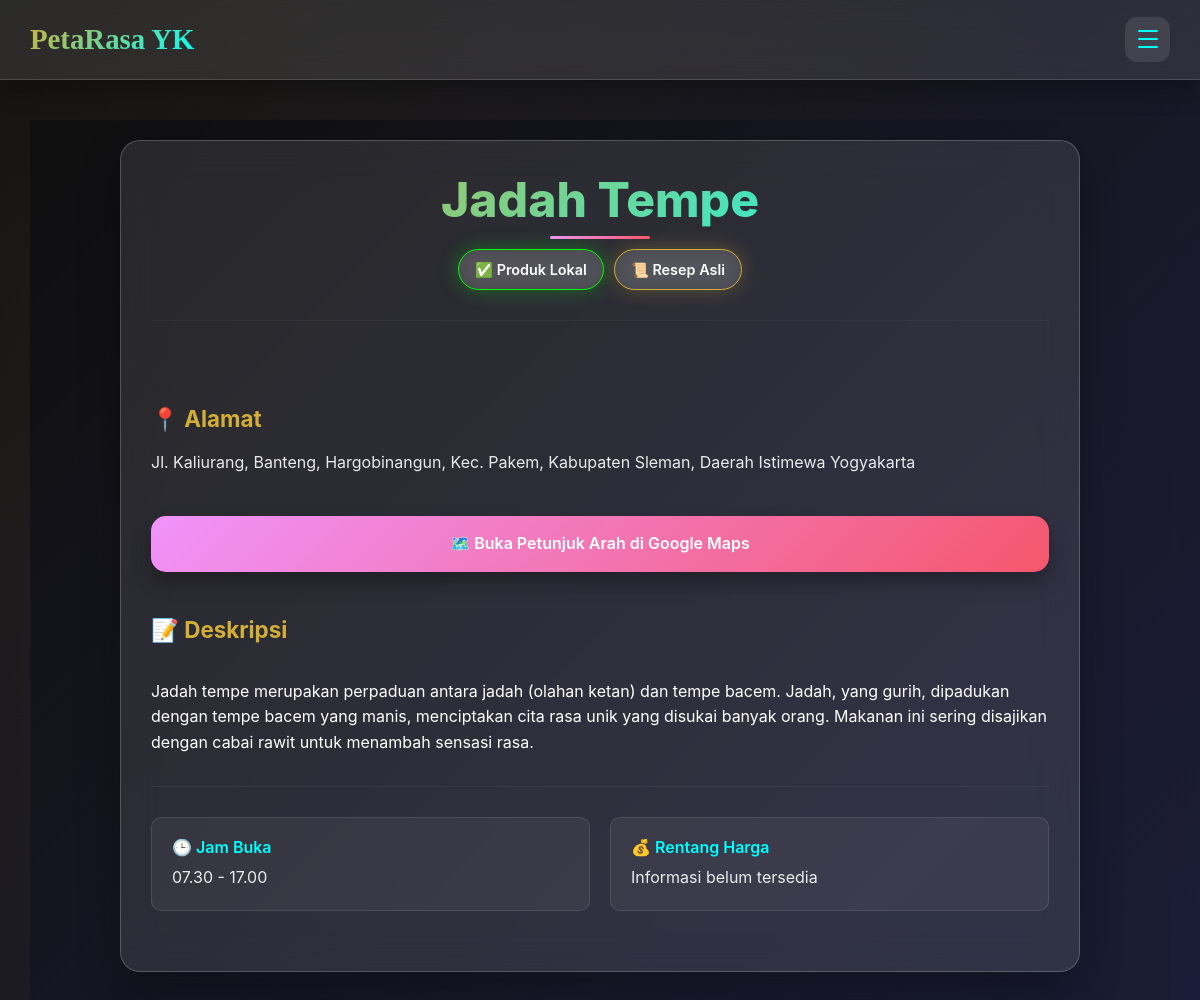
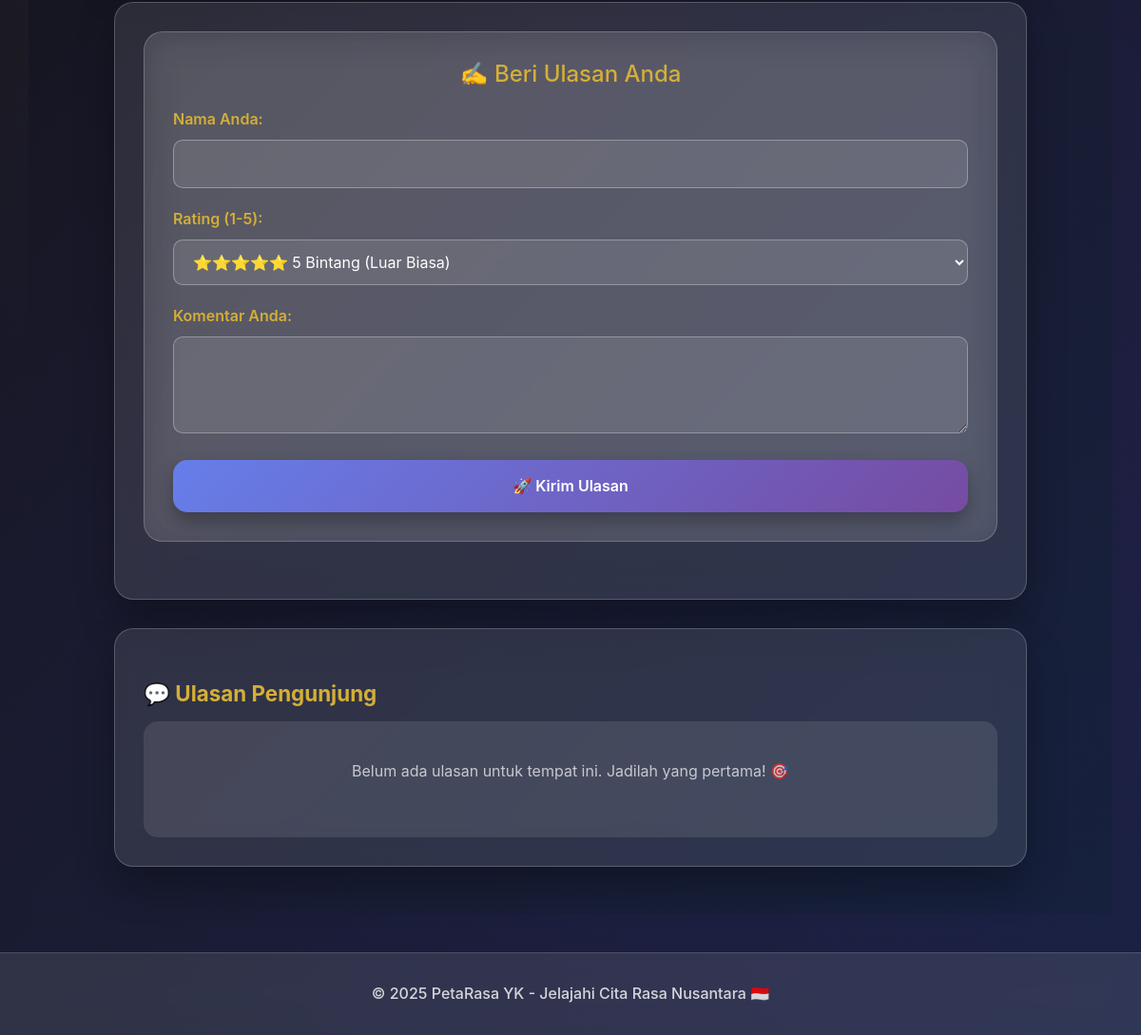
The app's page /lokasi/8/ with its own data (2 pictures, top to bottom).
### kuliner/models.py (models this page shows, shortened)
class LokasiKuliner(models.Model):
    AREA_CHOICES = [
        ('KOTA', 'Kota Yogyakarta'),
        ('SLEMAN', 'Sleman'),
        ('BANTUL', 'Bantul'),
        ('KULONPROGO', 'Kulon Progo'),
        ('GUNUNGKIDUL', 'Gunungkidul'),
    ]
    nama = models.CharField(max_length=100)
    alamat = models.TextField()
    deskripsi = models.TextField()
    latitude = models.FloatField()
    longitude = models.FloatField()
    is_produk_lokal = models.BooleanField(default=False, verbose_name="Label Produk Lokal")
    is_resep_asli = models.BooleanField(default=False, verbose_name="Label Resep Asli")
    foto_utama = models.ImageField(upload_to='lokasi_kuliner/', blank=True, null=True)
    area = models.CharField(max_length=50, choices=AREA_CHOICES, blank=True)
    jam_buka = models.CharField(max_length=100, blank=True)
    rentang_harga = models.CharField(max_length=100, blank=True)

### kuliner/views.py (the view)
# urls.py: path('lokasi/<int:pk>/', views.detail_lokasi, name='detail-lokasi'),
def detail_lokasi(request, pk):
    lokasi = get_object_or_404(LokasiKuliner, pk=pk)
    lokasi.latitude_str = str(lokasi.latitude)
    lokasi.longitude_str = str(lokasi.longitude)
    context = {
        'lokasi': lokasi,
        'active_page': 'peta'
    }
    return render(request, 'kuliner/detail_lokasi.html', context)

### kuliner/templates/kuliner/detail_lokasi.html (shortened to what this page needs)
{% extends "kuliner/base.html" %}
{% block content %}
<div class="modern-container">
    <div class="modern-row">
        <div class="futuristic-card fade-in">
            <h1 class="hero-title">{{ lokasi.nama }}</h1>
            <div class="modern-badges">
                {% if lokasi.is_produk_lokal %}
                    <span class="neon-badge success">✅ Produk Lokal</span>
                {% endif %}
                {% if lokasi.is_resep_asli %}
                    <span class="neon-badge warning">📜 Resep Asli</span>
                {% endif %}
            </div>
            <hr style="border-color: rgba(255, 255, 255, 0.2); margin: 30px 0;">
            <h5 class="section-header">📍 Alamat</h5>
            <p class="content-text">{{ lokasi.alamat }}</p>
            <a href="https://www.google.com/maps/dir/?api=1&destination={{ lokasi.latitude_str }},{{ lokasi.longitude_str }}"
            class="cyber-button"
            target="_blank"
            rel="noopener noreferrer">
                🗺️ Buka Petunjuk Arah di Google Maps
            </a>
            <h5 class="section-header">📝 Deskripsi</h5>
            <p class="content-text">{{ lokasi.deskripsi|linebreaks }}</p>
            <hr style="border-color: rgba(255, 255, 255, 0.2); margin: 30px 0;">
            <div class="info-matrix">
                <div class="info-cell">
                    <h6>🕒 Jam Buka</h6>
                    <p>{{ lokasi.jam_buka|default:"Informasi belum tersedia" }}</p>
                </div>
                <div class="info-cell">
                    <h6>💰 Rentang Harga</h6>
                    <p>{{ lokasi.rentang_harga|default:"Informasi belum tersedia" }}</p>
                </div>
            </div>
        </div>
        <div class="futuristic-card fade-in">
            <div class="review-portal">
                <h4>✍️ Beri Ulasan Anda</h4>
                <form action="{% url 'tambah-ulasan' lokasi.pk %}" method="post">
                    <div class="form-field">
                        <label for="nama_pengulas" class="field-label">Nama Anda:</label>
                        <input type="text" class="cyber-input" id="nama_pengulas" name="nama_pengulas" required>
                    </div>
                    <div class="form-field">
                        <label for="rating" class="field-label">Rating (1-5):</label>
                        <select class="cyber-select" id="rating" name="rating" required>
                            <option value="5">⭐⭐⭐⭐⭐ 5 Bintang (Luar Biasa)</option>
                        </select>
                    </div>
                    <div class="form-field">
                        <label for="komentar" class="field-label">Komentar Anda:</label>
                        <textarea class="cyber-textarea" id="komentar" name="komentar" rows="3" required></textarea>
                    </div>
                    <button type="submit" class="submit-portal">🚀 Kirim Ulasan</button>
                </form>
            </div>
        </div>
        <div class="futuristic-card fade-in">
            <h2 class="section-header">💬 Ulasan Pengunjung</h2>
            {% for ulasan in lokasi.ulasan.all %}
                <div class="review-matrix">
                    <div class="review-header">
                        <h5 class="reviewer-id">{{ ulasan.nama_pengulas }}</h5>
                        <span class="rating-display">⭐ {{ ulasan.rating }}/5</span>
                    </div>
                    <small class="timestamp">
                        Pada: {{ ulasan.dibuat_pada|date:"d F Y" }}
                    </small>
                    <p class="review-content">{{ ulasan.komentar }}</p>
                </div>
            {% empty %}
                <div class="empty-state">
                    <p>Belum ada ulasan untuk tempat ini. Jadilah yang pertama! 🎯</p>
                </div>
            {% endfor %}
        </div>
    </div>
</div>
{% endblock %}

### kuliner/templates/kuliner/base.html (style rules this page uses)
:root { --primary-gradient: linear-gradient(135deg, #667eea 0%, #764ba2 100%); --secondary-gradient: linear-gradient(135deg, #f093fb 0%, #f5576c 100%); --traditional-gold: #d4af37; --traditional-bronze: #cd7f32; --futuristic-cyan: #00ffff; --futuristic-purple: #8a2be2; --dark-bg: #0f0f0f; --glass-bg: rgba(255, 255, 255, 0.1); --text-light: #ffffff; --text-dark: #333333; --navbar-height: 70px; }
@media (min-width: 768px) { :root { --navbar-height: 80px; } }
* { margin: 0; padding: 0; box-sizing: border-box; }
body { font-family: 'Inter', -apple-system, BlinkMacSystemFont, sans-serif; background: var(--dark-bg); background-image: radial-gradient(circle at 25% 25%, rgba(212, 175, 55, 0.08) 0%, transparent 50%), radial-gradient(circle at 75% 75%, rgba(138, 43, 226, 0.08) 0%, transparent 50%), linear-gradient(135deg, #0f0f0f 0%, #1a1a2e 50%, #16213e 100%); background-attachment: fixed; color: var(--text-light); line-height: 1.6; overflow-x: hidden; min-height: 100vh; -webkit-font-smoothing: antialiased; -moz-osx-font-smoothing: grayscale; }

### records on screen
LokasiKuliner: nama "Jadah Tempe", alamat "Jl. Kaliurang, Banteng, Hargobinangun, Kec. Pakem, Kabupaten Sleman, Daerah Istimewa Yogyakarta", deskripsi "Jadah tempe merupakan perpaduan antara jadah (olahan ketan) dan tempe bacem. Jadah, yang gurih, dipadukan dengan tempe bacem yang manis, menciptakan cita rasa unik yang disukai banyak orang. Makanan ini sering disajikan dengan cabai rawit untuk menambah sensasi rasa.", jam_buka "07.30 - 17.00", rentang_harga "Informasi belum tersedia"
